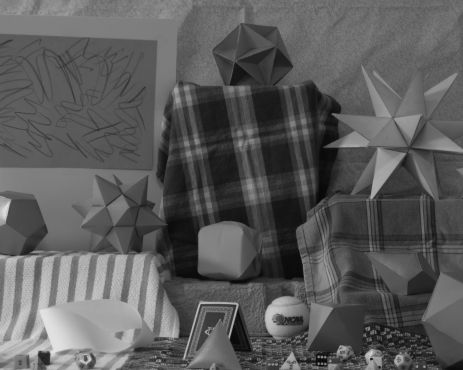
#> input picture images/Moebius_left.bmp, 463 x 370 px
$ python -i harris.py   (imports and definitions only)   (older library calls are emulated)
#> lines starting #> are read from the running program, lines starting #| are printed output that depends on the picture
#> further down, picture is the input picture: shape (370, 463, 3); min 7, max 227, mean 91
import cv2
import numpy as np

def detect_harris_corners(image, window_size=5, k=0.02, threshold_ratio=0.01):
    #Get gradients in x and y directions using Sobel filter
#> called with window_size = 5, k = 0.02, threshold_ratio = 0.01
    Ix = cv2.Sobel(image, cv2.CV_64F, 1, 0, ksize=3)  # horizontal edges
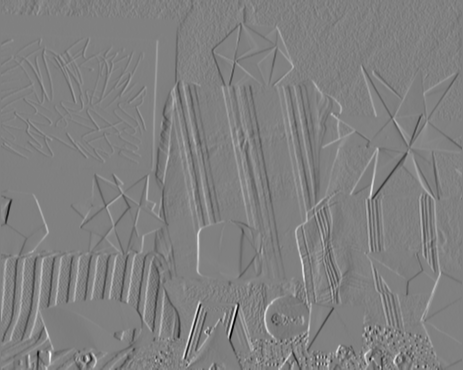
#> Ix: shape (370, 463, 3) float64; min -639, max 628, mean -0.6; drawn with min black and max white
    Iy = cv2.Sobel(image, cv2.CV_64F, 0, 1, ksize=3)  # vertical edges
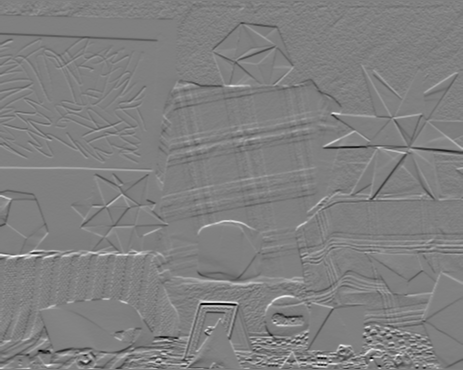
#> Iy: shape (370, 463, 3) float64; min -503, max 497, mean -0.4; drawn with min black and max white

    # We Compute products of derivatives
    Ix2 = Ix ** 2
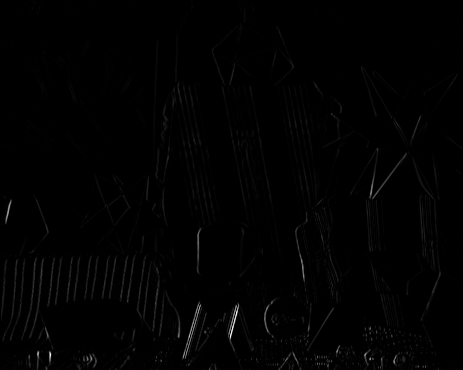
#> Ix2: shape (370, 463, 3) float64; min 0, max 408321, mean 3263.2; drawn with min black and max white
    Iy2 = Iy ** 2
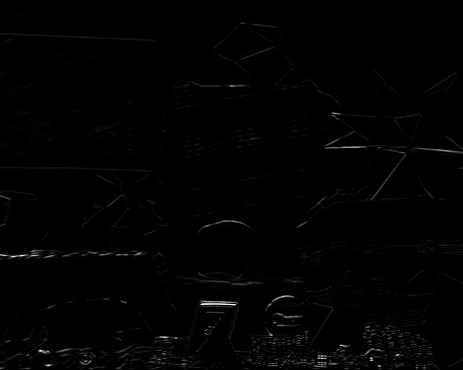
#> Iy2: shape (370, 463, 3) float64; min 0, max 253009, mean 2353.5; drawn with min black and max white
    Ixy = Ix * Iy
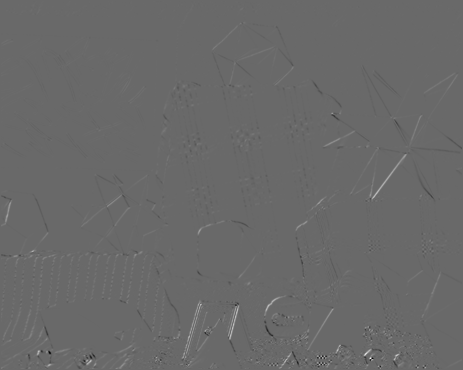
#> Ixy: shape (370, 463, 3) float64; min -128425, max 181984, mean 250.6; drawn with min black and max white

    #Rather than using a loop to move over picture with a window to sum the total, i am using gaussian blur to make the process faster.
    #Apply Gaussian blur to these derivative products
    Sx2 = cv2.GaussianBlur(Ix2, (window_size, window_size), sigmaX=1)
    Sy2 = cv2.GaussianBlur(Iy2, (window_size, window_size), sigmaX=1)
    Sxy = cv2.GaussianBlur(Ixy, (window_size, window_size), sigmaX=1)

    # Compute Harris response R = det(M) - k * trace(M)^2
#> (the run stopped early here; a loop or call above may not have finished)

$ run again, on images/Outdoor_left.bmp
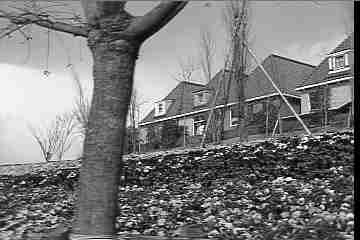
#> input picture images/Outdoor_left.bmp, 360 x 240 px
#> picture is the input picture: shape (240, 360, 3); min 0, max 255, mean 122.1
#> in detect_harris_corners, `Sy2 = cv2.GaussianBlur(Iy2, (window_size, window_size), sigmaX=1)`:
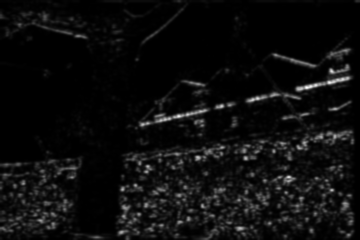
#> Sy2: shape (240, 360, 3) float64; min 0, max 627432.6, mean 33539.3; drawn with min black and max white
#> in detect_harris_corners, `Sxy = cv2.GaussianBlur(Ixy, (window_size, window_size), sigmaX=1)`:
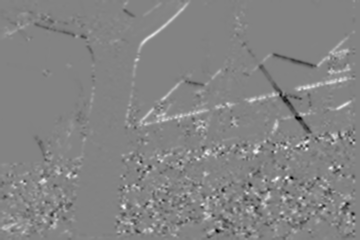
#> Sxy: shape (240, 360, 3) float64; min -144614.2, max 136303.6, mean 1723.1; drawn with min black and max white
